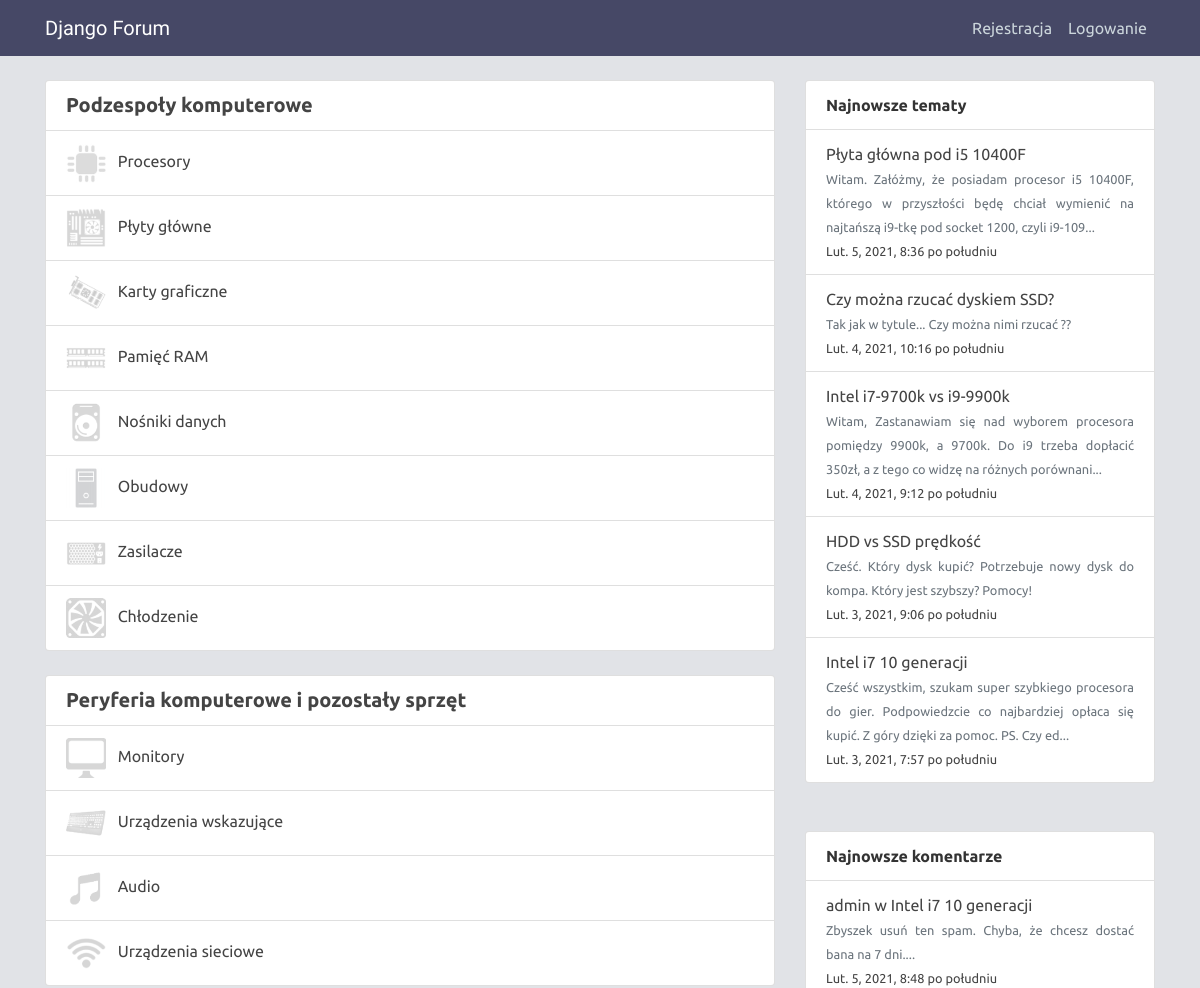
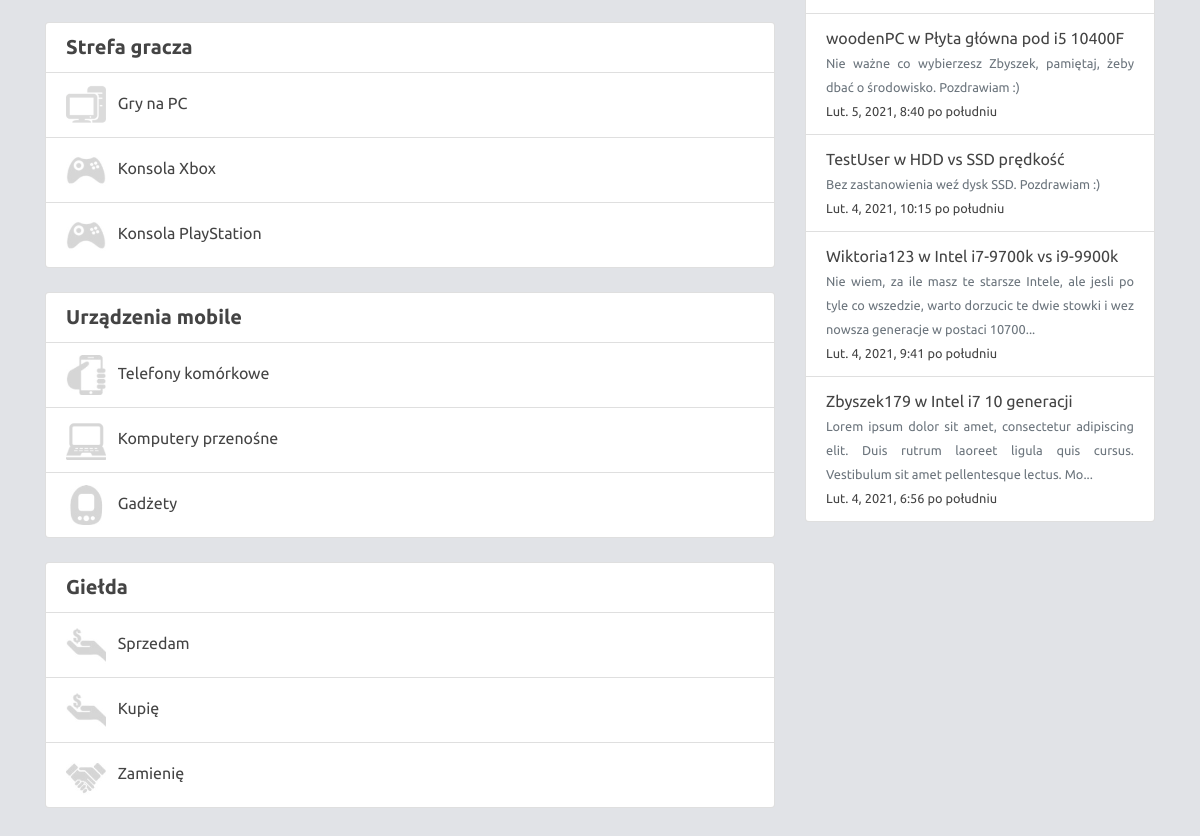
The page / on the database its author committed (2 pictures, top to bottom).
### forum/models.py (models this page shows, shortened)
class Subforum(models.Model):
    parent = models.ForeignKey("Subforum", on_delete=models.CASCADE, default=None, blank=True, null=True)
    name = models.CharField(max_length=100)
    description = models.CharField(max_length=500, default=None, blank=True, null=True)
    icon = models.ImageField(upload_to='subforum_icons', default=None, blank=True, null=True)

class Thread(models.Model):
    author = models.ForeignKey(User, on_delete=models.CASCADE)
    subforum = models.ForeignKey(Subforum, on_delete=models.CASCADE)
    title = models.CharField(max_length=200)
    content = models.TextField()
    created_at = models.DateTimeField(auto_now_add=True)

class Comment(models.Model):
    author = models.ForeignKey(User, on_delete=models.CASCADE)
    thread = models.ForeignKey(Thread, on_delete=models.CASCADE)
    content = models.TextField()
    created_at = models.DateTimeField(auto_now_add=True)

### forum/views.py (the view)
# urls.py: 2. Add a URL to urlpatterns:  path('', views.home, name='home')
def home(request):
    context = {
        'forums': get_main_page_context(),
    }
    return render(request, 'forum/home.html', context)

### forum/context_processors.py (called while the page is built)
def sidebar(request):
    threads = Thread.objects.order_by('-created_at')[:5]
    for thread in threads:
        thread.content = thread.content[:140] + (thread.content[140:] and '...')
    comments = Comment.objects.order_by('-created_at')[:5]
    for comment in comments:
        comment.content = comment.content[:140] + (comment.content[140:] and '...')
    return {
        "new_threads": threads,
        "new_comments": comments
    }

### forum/views.py (called while the page is built)
def get_main_page_context():
    main_forums = Subforum.objects.filter(parent_id=None)
    for forum in main_forums:
        forum.subforums = Subforum.objects.filter(parent_id=forum.id)
        for subforum in forum.subforums:
            subforum.links = Subforum.objects.filter(parent_id=subforum.id)
    return main_forums

### forum/templates/forum/home.html
{% extends "forum/base.html" %}
{% block content %}
<section>
  {% for forum in forums %}
  <div class="list-group mb-4">
    <div class="list-group-item">
      <a class="h5 links font-weight-bold" href="{% url 'subforum-detail' forum.id %}">{{ forum.name }}</a>
    </div>
    {% for subforum in forum.subforums %}
    <div class="list-group-item">
      <div class="row align-items-center">
        <div class="col-md-auto forum-icon">
          <img class="mr-2" src="{{ subforum.icon.url }}" alt="icon">
          <a class="links" href="{% url 'subforum-detail' subforum.id %}">{{ subforum.name }}</a>
        </div>
      </div>
    </div>
    {% endfor %}
  </div>
  {% endfor %}
</section>
{% endblock content %}

### forum/templates/forum/base.html (shortened to what this page needs)
{% load static %}
<!DOCTYPE html>
<html lang="pl">
<head>
    <link rel="stylesheet" href="https://cdn.jsdelivr.net/npm/bootstrap@4.6.0/dist/css/bootstrap.min.css">
    <link rel="stylesheet" href="https://maxcdn.bootstrapcdn.com/font-awesome/4.7.0/css/font-awesome.min.css">
    <link rel="stylesheet" type="text/css" href="{% static 'forum/main.css' %}">
</head>
<body>
    <header class="header">
        <nav class="navbar navbar-expand-md navbar-dark fixed-top nav-bg-color">
            <div class="container">
                <a class="navbar-brand mr-4" href="{% url 'forum-home' %}">Django Forum</a>
                <div class="collapse navbar-collapse" id="navbarToggle">
                    <div class="navbar-nav ml-auto">
                        {% if user.is_authenticated %}
                        <a class="nav-item nav-link" href="{% url 'profile' %}">Profil</a>
                        <a class="nav-item nav-link" href="{% url 'logout' %}">Wyloguj</a>
                        {% else %}
                        <a class="nav-item nav-link" href="{% url 'register' %}">Rejestracja</a>
                        <a class="nav-item nav-link" href="{% url 'login' %}">Logowanie</a>
                        {% endif %}
                    </div>
                </div>
            </div>
        </nav>
    </header>
    <main role="main" class="container mb-5">
        <div class="row">
            <div class="col-md-8">
                {% block content %}{% endblock %}
            </div>
            <div class="col-md-4">
                <div class="list-group">
                    <div class="list-group-item font-weight-bold">
                        Najnowsze tematy
                    </div>
                    {% for thread in new_threads %}
                    <div class="list-group-item">
                        <div class="row">
                            <a class="col-md-auto text-justify links" href="{% url 'thread-detail' thread.id %}">
                                {{ thread.title }}<br>
                                <small class="text-muted">{{ thread.content }}</small>
                                <br><small class="">{{ thread.created_at }}</small>
                            </a>
                        </div>
                    </div>
                    {% endfor %}
                </div>
                <div class="list-group mt-5">
                    <div class="list-group-item font-weight-bold">
                        Najnowsze komentarze
                    </div>
                    {% for comment in new_comments %}
                    <div class="list-group-item">
                        <div class="row">
                            <a class="col-md-auto text-justify links" href="{% url 'thread-detail' comment.thread.id %}">
                                {{ comment.author }} w {{ comment.thread.title }}<br>
                                <small class="text-muted">{{ comment.content }}</small>
                                <br><small class="">{{ comment.created_at }}</small>
                            </a>
                        </div>
                    </div>
                    {% endfor %}
                </div>
            </div>
        </div>
    </main>
</body>
</html>

### forum/static/forum/main.css (style rules this page uses)
* { font-family: 'Ubuntu', sans-serif; }
body { background: #e1e3e7; color: #333333; margin-top: 5rem; }
.navbar-brand { font-family: 'Sriracha', cursive; }
.nav-bg-color { background-color: #464866; }
.header .navbar-nav .nav-link { color: #cbd5db; }
.links { color: #444444; }
.forum-icon img { max-width: 40px; opacity: 0.2; }

### rows shown on the page
Subforum: name "Podzespoły komputerowe"
Subforum: icon (picture), name "Procesory"
Subforum: icon (picture), name "Płyty główne"
Subforum: icon (picture), name "Karty graficzne"
Subforum: icon (picture), name "Pamięć RAM"
Subforum: icon (picture), name "Nośniki danych"
Subforum: icon (picture), name "Obudowy"
Subforum: icon (picture), name "Zasilacze"
Subforum: icon (picture), name "Chłodzenie"
Subforum: name "Peryferia komputerowe i pozostały sprzęt"
Subforum: icon (picture), name "Monitory"
Subforum: icon (picture), name "Urządzenia wskazujące"
Subforum: icon (picture), name "Audio"
Subforum: icon (picture), name "Urządzenia sieciowe"
Subforum: name "Strefa gracza"
Subforum: icon (picture), name "Gry na PC"
Subforum: icon (picture), name "Konsola Xbox"
Subforum: icon (picture), name "Konsola PlayStation"
Subforum: name "Urządzenia mobile"
Subforum: icon (picture), name "Telefony komórkowe"
Subforum: icon (picture), name "Komputery przenośne"
Subforum: icon (picture), name "Gadżety"
Subforum: name "Giełda"
Subforum: icon (picture), name "Sprzedam"
Subforum: icon (picture), name "Kupię"
Subforum: icon (picture), name "Zamienię"
Thread: title "Płyta główna pod i5 10400F", content "Witam. Załóżmy, że posiadam procesor i5 10400F, którego w przyszłości będę chciał wymienić na najtańszą i9-tkę pod socket 1200, czyli i9-109...", created_at "Lut. 5, 2021, 8:36 po południu"
Thread: title "Czy można rzucać dyskiem SSD?", content "Tak jak w tytule... Czy można nimi rzucać ??", created_at "Lut. 4, 2021, 10:16 po południu"
Thread: title "Intel i7-9700k vs i9-9900k", content "Witam, Zastanawiam się nad wyborem procesora pomiędzy 9900k, a 9700k. Do i9 trzeba dopłacić 350zł, a z tego co widzę na różnych porównani...", created_at "Lut. 4, 2021, 9:12 po południu"
Thread: title "HDD vs SSD prędkość", content "Cześć. Który dysk kupić? Potrzebuje nowy dysk do kompa. Który jest szybszy? Pomocy!", created_at "Lut. 3, 2021, 9:06 po południu"
Thread: title "Intel i7 10 generacji", content "Cześć wszystkim, szukam super szybkiego procesora do gier. Podpowiedzcie co najbardziej opłaca się kupić. Z góry dzięki za pomoc. PS. Czy ed...", created_at "Lut. 3, 2021, 7:57 po południu"
Comment: author "admin", thread "Intel i7 10 generacji", content "Zbyszek usuń ten spam. Chyba, że chcesz dostać bana na 7 dni....", created_at "Lut. 5, 2021, 8:48 po południu"
Comment: author "woodenPC", thread "Płyta główna pod i5 10400F", content "Nie ważne co wybierzesz Zbyszek, pamiętaj, żeby dbać o środowisko. Pozdrawiam :)", created_at "Lut. 5, 2021, 8:40 po południu"
Comment: author "TestUser", thread "HDD vs SSD prędkość", content "Bez zastanowienia weź dysk SSD. Pozdrawiam :)", created_at "Lut. 4, 2021, 10:15 po południu"
Comment: author "Wiktoria123", thread "Intel i7-9700k vs i9-9900k", content "Nie wiem, za ile masz te starsze Intele, ale jesli po tyle co wszedzie, warto dorzucic te dwie stowki i wez nowsza generacje w postaci 10700...", created_at "Lut. 4, 2021, 9:41 po południu"
Comment: author "Zbyszek179", thread "Intel i7 10 generacji", content "Lorem ipsum dolor sit amet, consectetur adipiscing elit. Duis rutrum laoreet ligula quis cursus. Vestibulum sit amet pellentesque lectus. Mo...", created_at "Lut. 4, 2021, 6:56 po południu"
